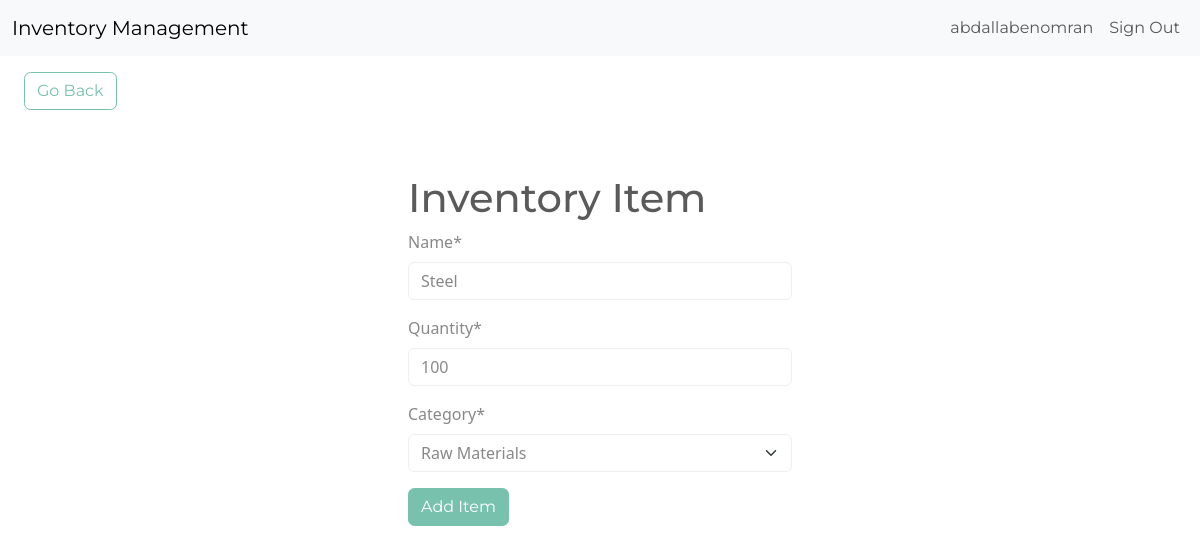
Page /edit-item/2 (signed in) on the committed database.
### inventory/models.py (models this page shows, shortened)
class InventoryItem(models.Model):
    name = models.CharField(max_length=200)
    quantity = models.IntegerField()
    category = models.ForeignKey('Category', on_delete=models.SET_NULL, blank=True, null=True)
    date_created = models.DateTimeField(auto_now_add=True)
    user = models.ForeignKey(User, on_delete=models.CASCADE)

class Category(models.Model):
    name = models.CharField(max_length=200)
    class Meta:
        verbose_name_plural = "categories"
    def __str__(self):
        return self.name

### inventory/views.py (the view)
# urls.py: path('edit-item/<int:pk>', EditItem.as_view(), name='edit-item'),
class EditItem(LoginRequiredMixin, UpdateView):
    model = InventoryItem
    form_class = InventoryItemForm
    template_name = "inventory/item_form.html"
    success_url = reverse_lazy("dashboard")

### inventory/forms.py
class InventoryItemForm(forms.ModelForm):
    category = forms.ModelChoiceField(queryset=Category.objects.all(), initial=0)
    class Meta:
        model = InventoryItem
        fields = ['name', 'quantity', 'category', ]

### inventory/templates/inventory/item_form.html (shortened to what this page needs)
{% extends "inventory/base.html" %}
{% load crispy_forms_tags %}
{% block content %}
    <a href="{% url 'dashboard' %}"
       class="btn btn-outline-primary my-3 mx-4">Go Back</a>
    <div class="row">
        <div class="col-11 col-md-4 mx-auto mt-5">
            <h1>Inventory Item</h1>
            <form method="POST">
                {{ form|crispy }}
                <div class="mt-3">
                    <button class="btn btn-primary">Add Item</button>
                </div>
            </form>
        </div>
    </div>
{% endblock content %}

### inventory/templates/inventory/navigation.html (shortened to what this page needs)
<nav class="navbar navbar-expand-lg bg-light">
    <div class="container-fluid">
        <a class="navbar-brand" href="{% url 'index' %}">Inventory Management</a>
        <div class="collapse navbar-collapse justify-content-end" id="navbarNav">
            <ul class="navbar-nav">
                {% if user.is_authenticated %}
                    <li class="nav-item">
                        <a class="nav-link" href="#">{{ user.username }}</a>
                    </li>
                    <li class="nav-item">
                        <form action="{% url 'logout' %}" method="post">
                            <button type="submit"
                                    class="nav-link"
                                    style="color: var(--bs-nav-link-color)">Sign Out</button>
                        </form>
                    </li>
                {% endif %}
            </ul>
        </div>
    </div>
</nav>

### rows in the picture
InventoryItem: name "Steel", quantity "100", category "Raw Materials"

### other values in the picture
{{ user.username }} "abdallabenomran"
